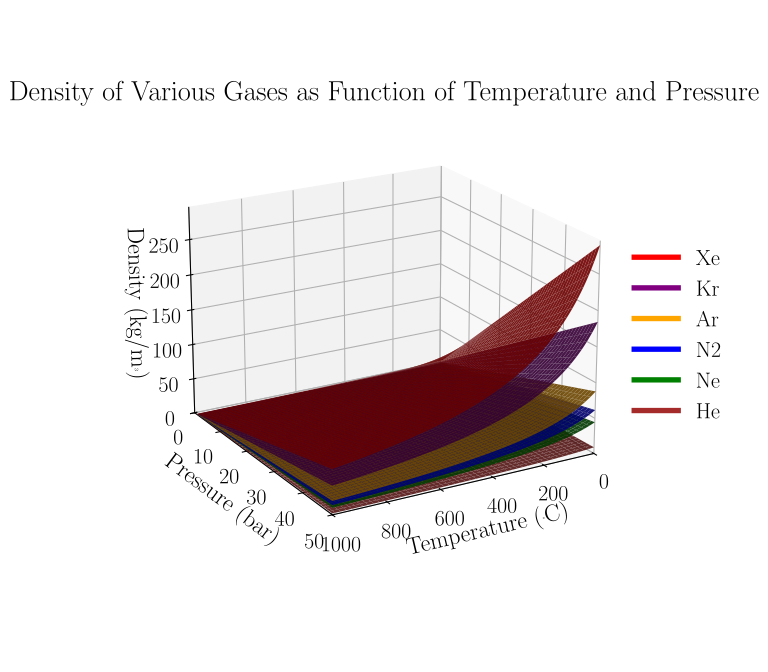

Reproduce this figure in Python.
import pandas as pd
import matplotlib.pyplot as plt
import numpy as np
import os
from matplotlib.lines import Line2D
from mpl_toolkits.mplot3d import Axes3D  # Needed for 3D plotting

# === LaTeX / paper-style settings ===

font_scale = 1

plt.rcParams.update({
    "text.usetex": True,
    "font.family": "serif",
    "font.serif": ["Computer Modern"],

    # Base font
    "font.size": 12 * font_scale,

    # Titles and labels
    "axes.titlesize": 14 * font_scale,
    "axes.labelsize": 12 * font_scale,

    # Tick labels
    "xtick.labelsize": 11 * font_scale,
    "ytick.labelsize": 11 * font_scale,

    # Legend
    "legend.fontsize": 11 * font_scale,

    # Clean look
    "axes.grid": False
})

# --- Constants ---
R = 8.314  # J/(mol·K)

# --- Gases: molar mass in kg/mol ---
gases = {
    "Xe": 0.13129,
    "Kr": 0.0838,
    "Ar": 0.039948,
    "N2": 0.028013,
    "Ne": 0.020179,
    "He": 0.004003,
}

# --- Colors for each gas ---
colors = {
    "Xe": "red",
    "Kr": "purple",
    "Ar": "orange",
    "N2": "blue",
    "Ne": "green",
    "He": "brown",
}

# --- Pressure (bar) and temperature (°C) ranges ---
temps_C = np.linspace(0, 1000, 100)
pressures_bar = np.linspace(1, 50, 50)  # keep original start at 1 bar

# --- Create meshgrid ---
P_grid, T_grid = np.meshgrid(pressures_bar, temps_C)
T_K_grid = T_grid + 273.15  # convert °C → K

# --- 3D Figure setup ---
fig = plt.figure(figsize=(6, 4))
ax = fig.add_subplot(111, projection='3d')

# --- Plot surfaces for each gas ---
for gas, M in gases.items():
    rho_grid = P_grid * 1e5 * M / (R * T_K_grid)  # Ideal gas law
    ax.plot_surface(
        T_grid, P_grid, rho_grid,
        color=colors[gas],
        alpha=0.9,           # keep original transparency
        edgecolor='none',    # no mesh lines
        antialiased=False    # remove small white lines
    )

# --- Labels and title with original labelpad ---
ax.set_xlabel('Temperature (°C)', labelpad=5)
ax.set_ylabel('Pressure (bar)', labelpad=5)
ax.set_zlabel('Density (kg/m³)', rotation=270, labelpad=5)  # vertical Z label
ax.zaxis.set_label_coords(1.05, 0.5, 0)  # adjust position to the right
ax.view_init(elev=20, azim=60)
plt.title('Density of Various Gases \n as Function of Temperature and Pressure', pad=-5)

plt.subplots_adjust(top=0.85)

# --- Set axes limits to include the origin ---
ax.set_xlim(0, temps_C.max())
ax.set_ylim(0, pressures_bar.max())
ax.set_zlim(0, None)

# --- Optional: create a table of densities for export ---
df_rows = []
for gas, M in gases.items():
    for P in pressures_bar:
        densities = [P * 1e5 * M / (R * (T+273.15)) for T in temps_C]
        row = {'Gas': gas, 'Pressure (bar)': P}
        for T_val, rho_val in zip(temps_C, densities):
            row[f'{T_val} °C'] = rho_val
        df_rows.append(row)

df = pd.DataFrame(df_rows)
print(df)
df.to_csv('PV=nRT_3D.csv', index=False)

# --- Legend to the right with original settings ---
legend_elements = [Line2D([0], [0], color=color, lw=4, label=gas) 
                   for gas, color in colors.items()]
ax.legend(handles=legend_elements, loc='center left', bbox_to_anchor=(1, 0.5),
          ncol=1, frameon=False)

# --- Adjust margins around the plot ---
plt.subplots_adjust(
    left=0.2,    # space on the left
    right=0.8,  # space on the right
    top=0.9,     # space above for title
    bottom=0.1   # space below
)

# --- Save figure ---
output_path = os.path.join(os.path.dirname(__file__), "PV=nRT_3D.pdf")
plt.savefig(output_path, format='pdf')

plt.show()
